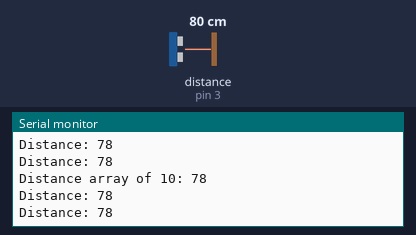
This sketch was run on a simulated Arduino Uno, built with avr-gcc and run on an emulated ATmega328P. Shown: the last lines printed to the serial monitor. Wiring (inferred from the names in the program): ultrasonic range finder: trigger pin 4; echo pin 3. Inputs (shaded band) come from the test bench; at power-on: distance to the obstacle (sensor on pin 3) 80 cm. The echo pulse lasts 58.3 µs per cm.

Above: at 1.2 s.
1.3 s: distance to the obstacle (sensor on pin 3) set to 2 cm
At 1.38 s:
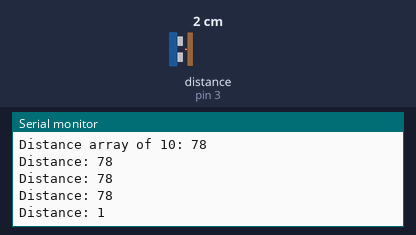
4.3 s: distance to the obstacle (sensor on pin 3) set to 250 cm
At 4.41 s:
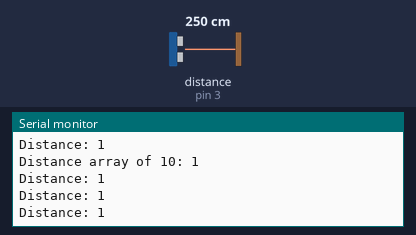
Timing chart, 0 to 7.3 s (numbered marks = the images above; inputs shaded):
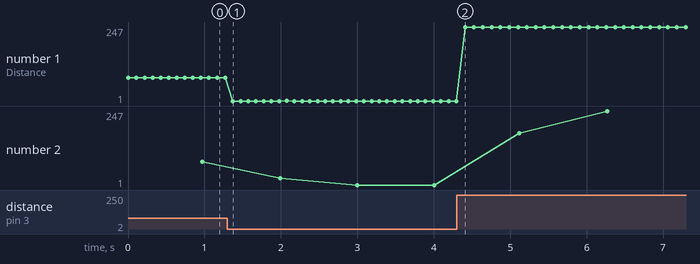

The sketch:

SensorTesting1.ino
```cpp
/*
  Program for testing a Ultrasonic Sensor HC-SR04
  Author Emil
  Updated by Daniel
*/

// defines pins numbers
const int trigPin = 4;
const int echoPin = 3;

// defines variables
long duration;
int distance;
int distance10;

int distanceArray[10];
int count = 0;

void setup() {
  pinMode(trigPin, OUTPUT); // Sets the trigPin as an Output
  pinMode(echoPin, INPUT); // Sets the echoPin as an Input
  Serial.begin(9600); // Starts the serial communication
}
void loop() {

  // Clears the trigPin
  digitalWrite(trigPin, LOW);
  delayMicroseconds(2);
  // Sets the trigPin on HIGH state for 10 micro seconds
  digitalWrite(trigPin, HIGH);
  delayMicroseconds(10);
  digitalWrite(trigPin, LOW);
  // Reads the echoPin, returns the sound wave travel time in microseconds
  duration = pulseIn(echoPin, HIGH);
  // Calculating the distance
  distance = duration * 0.034 / 2;
  // Prints the distance on the Serial Monitor
  Serial.print("Distance: ");
  Serial.println(distance);

  distance10 += distance; // Adds the current distance to distance10
  count++; // Increments a counter

  if (count == 10) { // Count equals 10
    Serial.print("Distance array of 10: ");
    Serial.println(distance10 / 10); // Calculates the average distance from the last 10 samples
    distance10 = 0; // Resets the value of distance10
    count = 0; // Resets the counter
  }
  delay(100);
}
```

Measured:
- after the input at 1.3 s, the serial monitor: prints a new line after 0.07 s (image 1)
- plotted number 1: 78 → 1 after the input at 1.3 s, 1 → 247 after the input at 4.3 s
- plotted number 2: 78 → 1 after the input at 1.3 s, 1 → 247 after the input at 4.3 s
